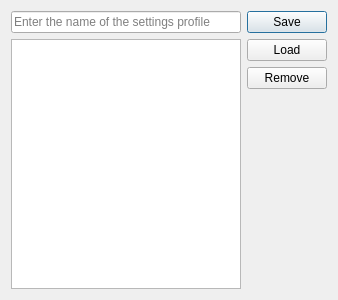
<?xml version="1.0" encoding="UTF-8"?>
<ui version="4.0">
 <class>DialogSettings</class>
 <widget class="QDialog" name="DialogSettings">
  <property name="geometry">
   <rect>
    <x>0</x>
    <y>0</y>
    <width>338</width>
    <height>300</height>
   </rect>
  </property>
  <property name="windowTitle">
   <string>Window settings</string>
  </property>
  <layout class="QGridLayout" name="gridLayout">
   <item row="0" column="0">
    <layout class="QHBoxLayout" name="horizontalLayout">
     <item>
      <widget class="QLineEdit" name="lineEditSettingsName">
       <property name="placeholderText">
        <string>Enter the name of the settings profile</string>
       </property>
      </widget>
     </item>
     <item>
      <widget class="QPushButton" name="pushButtonSaveSettings">
       <property name="text">
        <string>Save</string>
       </property>
      </widget>
     </item>
    </layout>
   </item>
   <item row="1" column="0">
    <layout class="QHBoxLayout" name="horizontalLayout_2">
     <item>
      <widget class="QListWidget" name="listWidgetSavedSettings">
       <property name="selectionBehavior">
        <enum>QAbstractItemView::SelectRows</enum>
       </property>
      </widget>
     </item>
     <item>
      <layout class="QVBoxLayout" name="verticalLayout_2">
       <item>
        <widget class="QPushButton" name="pushButtonLoadSetting">
         <property name="text">
          <string>Load</string>
         </property>
        </widget>
       </item>
       <item>
        <widget class="QPushButton" name="pushButtonRemoveSetting">
         <property name="text">
          <string>Remove</string>
         </property>
        </widget>
       </item>
       <item>
        <spacer name="verticalSpacer">
         <property name="orientation">
          <enum>Qt::Vertical</enum>
         </property>
         <property name="sizeHint" stdset="0">
          <size>
           <width>20</width>
           <height>40</height>
          </size>
         </property>
        </spacer>
       </item>
      </layout>
     </item>
    </layout>
   </item>
  </layout>
 </widget>
 <resources/>
 <connections>
  <connection>
   <sender>pushButtonSaveSettings</sender>
   <signal>clicked()</signal>
   <receiver>DialogSettings</receiver>
   <slot>onSaveSettingsClicked()</slot>
   <hints>
    <hint type="sourcelabel">
     <x>309</x>
     <y>20</y>
    </hint>
    <hint type="destinationlabel">
     <x>331</x>
     <y>169</y>
    </hint>
   </hints>
  </connection>
 </connections>
 <slots>
  <slot>onSaveSettingsClicked()</slot>
  <slot>onLoadSettingsClicked()</slot>
  <slot>onRemoveSettingsClicked()</slot>
 </slots>
</ui>
